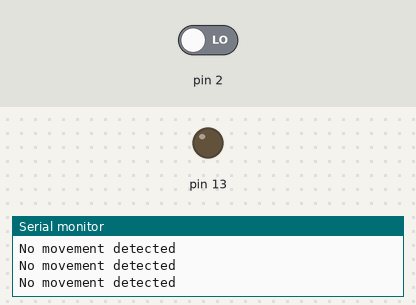
The sketch below on a simulated Arduino Uno, built with avr-gcc and run on an emulated ATmega328P. Shown: output pins drawn as LEDs (lit = HIGH), the last lines printed to the serial monitor. Inputs (shaded band) come from the test bench; at power-on: pin 2 LOW.

Above: at 1.2 s.
1.3 s: pin 2 driven HIGH
At 2.5 s:
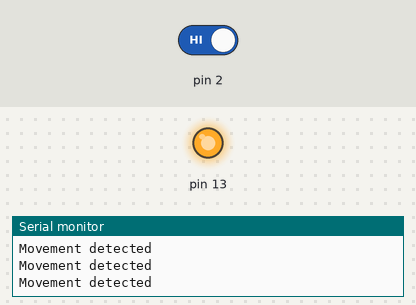
2.8 s: pin 2 driven LOW
At 3.9 s:
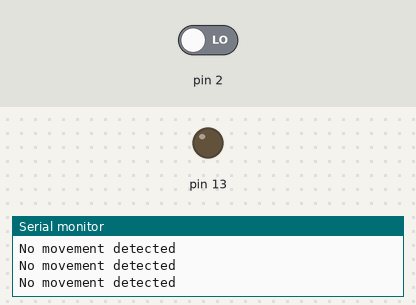
Timing chart, 0 to 5.8 s (numbered marks = the images above; inputs shaded):
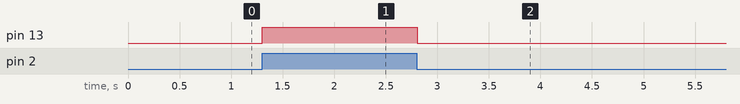

The sketch:

sketch_jun01a.ino
```cpp
/*Simple PIR sketch: Written by ScottC, 19th Dec 2013

 http://arduinobasics.blogspot.com/

 ----------------------------------------------------*/
int ir=0;
void setup(){
 pinMode(13,OUTPUT);
 pinMode(2,INPUT);
 Serial.begin(9600);
 Serial.println("Initializing");
 }

void loop(){

  digitalWrite((13), digitalRead(2));
  ir = digitalRead(2);
  if (ir > 0 ){
 Serial.println("Movement detected");

}
else {
  Serial.println("No movement detected");
}
delay(100);
}
```

Measured:
- after the input at 1.3 s, pin 13: LOW → HIGH at once
- after the input at 2.8 s, pin 13: HIGH → LOW at once
